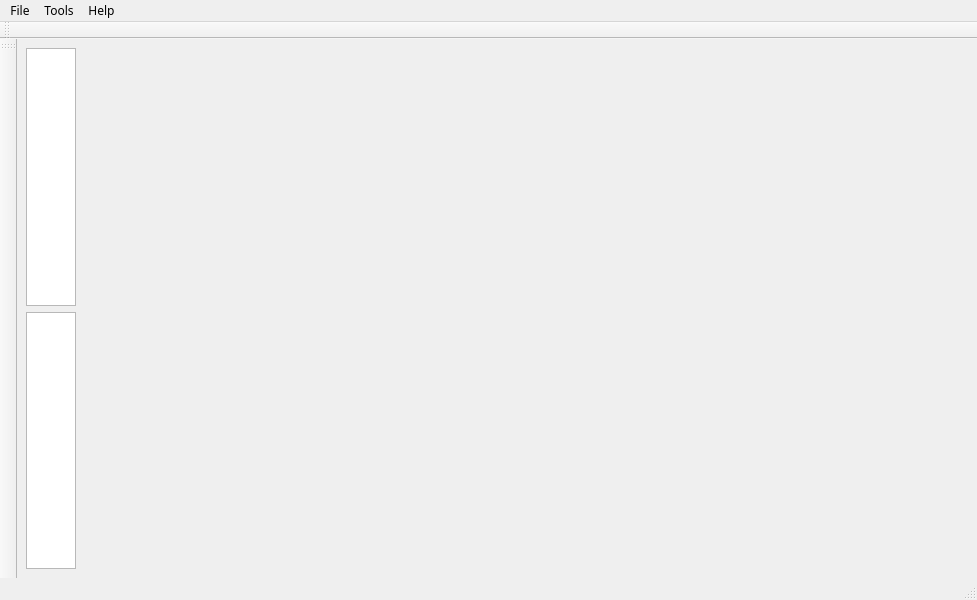
<?xml version="1.0" encoding="UTF-8"?>
<ui version="4.0">
 <class>MainWindow</class>
 <widget class="QMainWindow" name="MainWindow">
  <property name="geometry">
   <rect>
    <x>0</x>
    <y>0</y>
    <width>977</width>
    <height>600</height>
   </rect>
  </property>
  <property name="font">
   <font>
    <family>Noto Sans</family>
   </font>
  </property>
  <property name="windowTitle">
   <string>MainWindow</string>
  </property>
  <widget class="QWidget" name="centralwidget">
   <layout class="QGridLayout" name="gridLayout">
    <item row="0" column="1" rowspan="2" colspan="2">
     <layout class="QVBoxLayout" name="verticalLayout">
      <property name="sizeConstraint">
       <enum>QLayout::SetMaximumSize</enum>
      </property>
     </layout>
    </item>
    <item row="0" column="0">
     <widget class="QListView" name="notebooksListView">
      <property name="enabled">
       <bool>true</bool>
      </property>
      <property name="maximumSize">
       <size>
        <width>50</width>
        <height>16777215</height>
       </size>
      </property>
     </widget>
    </item>
    <item row="1" column="0">
     <widget class="QListView" name="sectionsListView">
      <property name="enabled">
       <bool>true</bool>
      </property>
      <property name="maximumSize">
       <size>
        <width>50</width>
        <height>16777215</height>
       </size>
      </property>
     </widget>
    </item>
   </layout>
  </widget>
  <widget class="QMenuBar" name="menubar">
   <property name="geometry">
    <rect>
     <x>0</x>
     <y>0</y>
     <width>977</width>
     <height>22</height>
    </rect>
   </property>
   <widget class="QMenu" name="menuFile">
    <property name="title">
     <string>File</string>
    </property>
    <widget class="QMenu" name="menuNew">
     <property name="title">
      <string>New</string>
     </property>
     <addaction name="actionNotebook"/>
     <addaction name="actionSection"/>
     <addaction name="actionPage"/>
     <addaction name="separator"/>
     <addaction name="actionExplain_Choices_on_this_menu"/>
    </widget>
    <widget class="QMenu" name="menuDelete">
     <property name="title">
      <string>Delete</string>
     </property>
     <addaction name="actionDelete_Current_Section"/>
     <addaction name="actionDelete_Current_Page"/>
    </widget>
    <addaction name="menuNew"/>
    <addaction name="menuDelete"/>
    <addaction name="actionSave"/>
    <addaction name="actionOpen"/>
    <addaction name="actionClose_This_Notebook"/>
    <addaction name="actionNotebook_Properties"/>
    <addaction name="actionExit"/>
   </widget>
   <widget class="QMenu" name="menuTools">
    <property name="title">
     <string>Tools</string>
    </property>
    <addaction name="actionPrint_Content_to_Log"/>
    <addaction name="actionTest_Add_Box"/>
    <addaction name="actionClean_Empty_Boxes"/>
   </widget>
   <widget class="QMenu" name="menuHelp">
    <property name="title">
     <string>Help</string>
    </property>
    <addaction name="actionNotebook_Help"/>
    <addaction name="actionKeyboard_Shortcuts"/>
    <addaction name="actionContact_Us_Contribute"/>
    <addaction name="actionCheck_for_Updates"/>
    <addaction name="actionAbout_Spiral"/>
   </widget>
   <addaction name="menuFile"/>
   <addaction name="menuTools"/>
   <addaction name="menuHelp"/>
  </widget>
  <widget class="QStatusBar" name="statusbar"/>
  <widget class="QToolBar" name="toolBar">
   <property name="windowTitle">
    <string>toolBar</string>
   </property>
   <attribute name="toolBarArea">
    <enum>TopToolBarArea</enum>
   </attribute>
   <attribute name="toolBarBreak">
    <bool>false</bool>
   </attribute>
  </widget>
  <widget class="QToolBar" name="browserToolBar">
   <property name="windowTitle">
    <string>toolBar_2</string>
   </property>
   <attribute name="toolBarArea">
    <enum>LeftToolBarArea</enum>
   </attribute>
   <attribute name="toolBarBreak">
    <bool>false</bool>
   </attribute>
  </widget>
  <action name="actionOpen">
   <property name="text">
    <string>Open</string>
   </property>
   <property name="shortcut">
    <string>Ctrl+O</string>
   </property>
  </action>
  <action name="actionClose_This_Notebook">
   <property name="text">
    <string>Close This Notebook</string>
   </property>
  </action>
  <action name="actionNotebook_Properties">
   <property name="text">
    <string>Notebook Properties</string>
   </property>
  </action>
  <action name="actionExit">
   <property name="text">
    <string>Exit</string>
   </property>
  </action>
  <action name="actionNotebook">
   <property name="text">
    <string>Notebook</string>
   </property>
   <property name="shortcut">
    <string>Ctrl+Shift+N</string>
   </property>
  </action>
  <action name="actionSection">
   <property name="text">
    <string>Section</string>
   </property>
   <property name="shortcut">
    <string>Ctrl+N</string>
   </property>
  </action>
  <action name="actionPage">
   <property name="text">
    <string>Page</string>
   </property>
   <property name="shortcut">
    <string>Ctrl+T</string>
   </property>
  </action>
  <action name="actionExplain_Choices_on_this_menu">
   <property name="text">
    <string>Explain Choices on this menu</string>
   </property>
  </action>
  <action name="actionPrint_Content_to_Log">
   <property name="text">
    <string>Print Content to Log</string>
   </property>
  </action>
  <action name="actionNotebook_Help">
   <property name="text">
    <string>Notebook Help</string>
   </property>
  </action>
  <action name="actionKeyboard_Shortcuts">
   <property name="text">
    <string>Keyboard Shortcuts</string>
   </property>
  </action>
  <action name="actionContact_Us_Contribute">
   <property name="text">
    <string>Contact Us / Contribute</string>
   </property>
  </action>
  <action name="actionCheck_for_Updates">
   <property name="text">
    <string>Check for Updates</string>
   </property>
  </action>
  <action name="actionAbout_Spiral">
   <property name="text">
    <string>About Spiral</string>
   </property>
  </action>
  <action name="actionTest_Add_Box">
   <property name="text">
    <string>Test Add Box</string>
   </property>
  </action>
  <action name="actionClean_Empty_Boxes">
   <property name="text">
    <string>Clean Empty Boxes</string>
   </property>
  </action>
  <action name="actionDelete_Current_Section">
   <property name="text">
    <string>Current Section</string>
   </property>
   <property name="shortcut">
    <string>Ctrl+Shift+W</string>
   </property>
  </action>
  <action name="actionDelete_Current_Page">
   <property name="text">
    <string>Current Page</string>
   </property>
   <property name="shortcut">
    <string>Ctrl+W</string>
   </property>
  </action>
  <action name="actionSave">
   <property name="text">
    <string>Save</string>
   </property>
  </action>
 </widget>
 <resources/>
 <connections/>
</ui>
